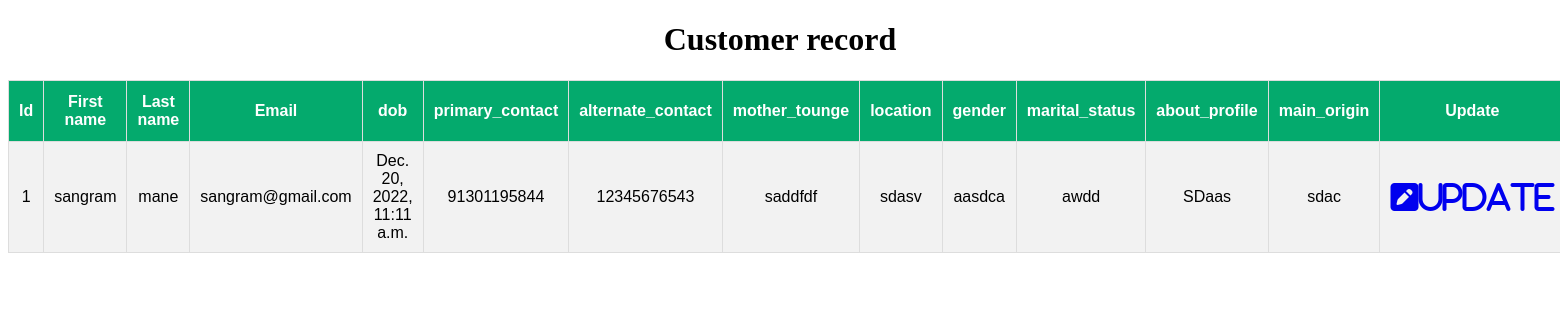
The page /show_data on the database its author committed.
### myfirstapp/models.py (models this page shows, shortened)
class Customer(models.Model):   #done
    user = models.ForeignKey(User,on_delete=models.CASCADE,null=True)
    profile_photo=models.FileField(upload_to='media/profile_photo',null=True,blank=True)
    primary_contact=models.CharField(max_length=10)
    alternate_contact=models.CharField(max_length=10)
    dob=models.DateTimeField(max_length=10)
    mother_tounge=models.CharField(max_length=10)
    location=models.CharField(max_length=20)
    gender=models.CharField(max_length=10)
    marital_status=models.CharField(max_length=10)
    about_profile=models.CharField(max_length=100)
    main_origin=models.CharField(max_length=50)
    otp=models.PositiveIntegerField()
    update_at=models.DateTimeField(auto_now_add=True,null=True,blank=True)
    family_info=models.OneToOneField('Family_info',on_delete=models.CASCADE,null=True,blank=True)
    address=models.OneToOneField('Address',on_delete=models.CASCADE,null=True,blank=True)
    religious=models.OneToOneField('Religious',on_delete=models.CASCADE,null=True,blank=True)
    professional_detail=models.OneToOneField('Professional_detail', on_delete=models.CASCADE, null=True, blank=True)
    customer_expectation=models.OneToOneField('Customer_expectation',on_delete=models.CASCADE,null=True,blank=True)
    physical_details=models.OneToOneField('Physical_details',on_delete=models.CASCADE,null=True,blank=True)
    photo_id=models.OneToOneField('Photo_id',on_delete=models.CASCADE,null=True,blank=True)

### myfirstapp/views.py (the view)
# urls.py: path('show_data', views.show_data, name="show_data"),
def show_data(request):
    data=Customer.objects.all()
    print(data.values())
    return render(request,"show_data.html",{'data':data})

### myfirstapp/templates/show_data.html (shortened to what this page needs)
<!DOCTYPE html>
{%load static%}
<html>
<head>
  <link rel="stylesheet" href="{%static 'font-awesome-4.7.0\css\font-awesome.min.css'%}">
  <link rel="stylesheet" href="{%static 'vendors/typicons/typicons.css'%}">
</head>
<body>
<center><h1>Customer record</h1></center>
<table id="customers">
  <tr>
    <th>Id</th>
    <th>First name</th>
    <th>Last name</th>
    <th>Email</th>
    <th>dob</th>
    <th>primary_contact</th>
    <th>alternate_contact</th>
    <th>mother_tounge</th>
    <th>location</th>
    <th>gender</th>
    <th>marital_status</th>
    <th>about_profile</th>
    <th>main_origin</th>
    <th>Update</th>
  </tr>
  {% for i in data %}
  <tr>
    <td>{{i.id}}</td>
    <td>{{i.user.first_name}}</td>
    <td>{{i.user.last_name}}</td>
    <td>{{i.user.email}}</td>
    <td>{{i.dob}}</td>
    <td>{{i.primary_contact}}</td>
    <td>{{i.alternate_contact}}</td>
    <td>{{i.mother_tounge}}</td>
    <td>{{i.location}}</td>
    <td>{{i.gender}}</td>
    <td>{{i.marital_status}}</td>
    <td>{{i.about_profile}}</td>
    <td>{{i.main_origin}}</td>
    <td><a href="update/{{i.id}}"><i class="fa fa-pencil-square fa-2x" aria-hidden="true">Update</i></a></td>
  </tr>
 {%endfor%}
</table>
</body>
</html>

### myfirstapp/templates/show_data.html (style rules this page uses)
#customers { font-family: Arial, Helvetica, sans-serif; border-collapse: collapse; width: 100%; }
#customers td, #customers th { border: 1px solid #ddd; padding: 10px; text-align:center; }
#customers tr:nth-child(even) { background-color: #f2f2f2; }
#customers th { padding-top: 12px; padding-bottom: 12px; text-align: center; background-color: #04AA6D; color: white; }

### rows shown on the page
Customer: id "1", user.first_name "sangram", user.last_name "mane", user.email "sangram@gmail.com", dob "Dec. 20, 2022, 11:11 a.m.", primary_contact "91301195844", alternate_contact "12345676543", mother_tounge "saddfdf", location "sdasv", gender "aasdca", marital_status "awdd", about_profile "SDaas", main_origin "sdac"
